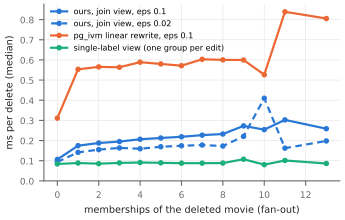

Here is the Python script that generated this plot:
"""Case 3: per-delete latency vs. fan-out (memberships of the deleted movie) for multi-label
maintenance in PostgreSQL. Reads ../../experiments/multilabel/results_maint_join.json (measured,
smoke timings). Colours: dataviz reference categorical slots 1-3 (fixed order).
Regenerate: python3 case3_fanout_latency.py"""
import json
from pathlib import Path
import matplotlib
matplotlib.use("Agg")
import matplotlib.pyplot as plt

SRC = Path(__file__).resolve().parents[2] / "experiments/multilabel/results_maint_join.json"
R = json.load(open(SRC))
INK, MUTED, GRID = "#222222", "#6b6b6b", "#e6e6e6"
SERIES = [("softavg_ivm_join", "0.1", "#2a78d6", "-", "ours, join view, eps 0.1"),
          ("softavg_ivm_join", "0.02", "#2a78d6", (0, (3, 2)), "ours, join view, eps 0.02"),
          ("pg_ivm_linear_join", "0.1", "#eb6834", "-", "pg_ivm linear rewrite, eps 0.1"),
          ("softavg_ivm_single", "0.1", "#1baf7a", "-", "single-label view (one group per edit)")]

fig, ax = plt.subplots(figsize=(3.45, 2.2))
ax.grid(True, color=GRID, lw=0.5); ax.set_axisbelow(True)
for s in ("top", "right"): ax.spines[s].set_visible(False)
for s in ("left", "bottom"): ax.spines[s].set_color(MUTED)
ax.tick_params(colors=MUTED, labelsize=6.5)
for arm, eps, col, ls, name in SERIES:
    a = next(x for x in R["arms"] if x["arm"] == arm and x["eps"] == eps)
    per = a["fanout_sweep"]["per_fanout"]
    f = sorted((int(k) for k in per), key=int)
    y = [per[str(k)]["delete"]["median_ms"] for k in f]
    ax.plot(f, y, color=col, ls=ls, lw=1.6, marker="o", ms=3, label=name)
ax.set_xlabel("memberships of the deleted movie (fan-out)", fontsize=7, color=INK)
ax.set_ylabel("ms per delete (median)", fontsize=7, color=INK)
ax.set_ylim(bottom=0)
ax.legend(fontsize=5.8, frameon=False, loc="upper left", bbox_to_anchor=(0, 1.02))
fig.tight_layout(pad=0.3)
fig.savefig(Path(__file__).with_suffix(".pdf"))
